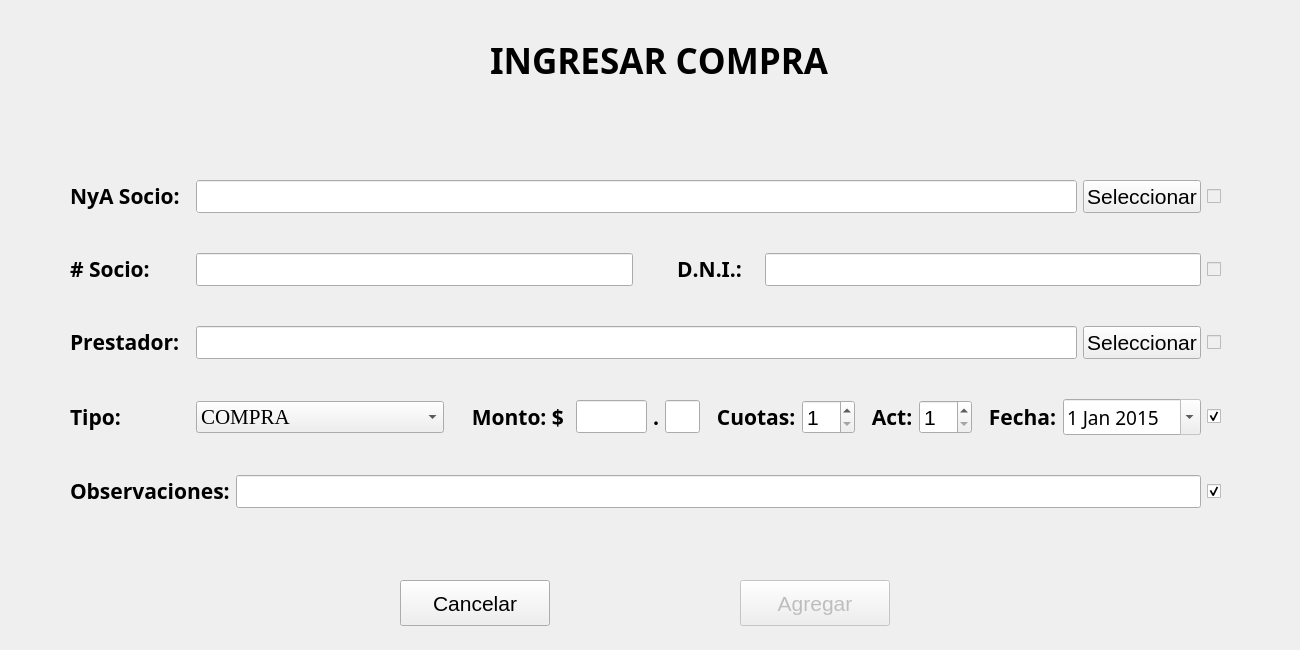
<?xml version="1.0" encoding="UTF-8"?>
<ui version="4.0">
 <class>CompraNuevo</class>
 <widget class="QDialog" name="CompraNuevo">
  <property name="enabled">
   <bool>true</bool>
  </property>
  <property name="geometry">
   <rect>
    <x>0</x>
    <y>0</y>
    <width>1300</width>
    <height>650</height>
   </rect>
  </property>
  <property name="font">
   <font>
    <family>MS Gothic</family>
    <kerning>false</kerning>
   </font>
  </property>
  <property name="windowTitle">
   <string notr="true">Nueva Compra</string>
  </property>
  <property name="windowIcon">
   <iconset resource="Icons.qrc">
    <normaloff>:/icon|s/icons/logoTruck.png</normaloff>:/icon|s/icons/logoTruck.png</iconset>
  </property>
  <property name="toolTip">
   <string notr="true"/>
  </property>
  <property name="statusTip">
   <string notr="true"/>
  </property>
  <property name="whatsThis">
   <string notr="true"/>
  </property>
  <property name="accessibleName">
   <string notr="true"/>
  </property>
  <property name="accessibleDescription">
   <string notr="true"/>
  </property>
  <property name="windowFilePath">
   <string notr="true"/>
  </property>
  <widget class="QLabel" name="labelTitulo">
   <property name="geometry">
    <rect>
     <x>490</x>
     <y>40</y>
     <width>471</width>
     <height>41</height>
    </rect>
   </property>
   <property name="font">
    <font>
     <family>Arial Black</family>
     <pointsize>26</pointsize>
     <weight>75</weight>
     <italic>false</italic>
     <bold>true</bold>
     <underline>false</underline>
     <strikeout>false</strikeout>
     <kerning>false</kerning>
    </font>
   </property>
   <property name="toolTip">
    <string notr="true"/>
   </property>
   <property name="statusTip">
    <string notr="true"/>
   </property>
   <property name="whatsThis">
    <string notr="true"/>
   </property>
   <property name="accessibleName">
    <string notr="true"/>
   </property>
   <property name="accessibleDescription">
    <string notr="true"/>
   </property>
   <property name="text">
    <string notr="true">INGRESAR COMPRA</string>
   </property>
   <property name="textInteractionFlags">
    <set>Qt::NoTextInteraction</set>
   </property>
  </widget>
  <widget class="QPushButton" name="pushButtonAgregar">
   <property name="enabled">
    <bool>false</bool>
   </property>
   <property name="geometry">
    <rect>
     <x>740</x>
     <y>580</y>
     <width>150</width>
     <height>46</height>
    </rect>
   </property>
   <property name="font">
    <font>
     <family>MS Shell Dlg 2</family>
     <pointsize>16</pointsize>
     <kerning>false</kerning>
    </font>
   </property>
   <property name="toolTip">
    <string notr="true"/>
   </property>
   <property name="statusTip">
    <string notr="true"/>
   </property>
   <property name="whatsThis">
    <string notr="true"/>
   </property>
   <property name="accessibleName">
    <string notr="true"/>
   </property>
   <property name="accessibleDescription">
    <string notr="true"/>
   </property>
   <property name="text">
    <string notr="true">Agregar</string>
   </property>
   <property name="shortcut">
    <string notr="true"/>
   </property>
   <property name="autoDefault">
    <bool>false</bool>
   </property>
  </widget>
  <widget class="QPushButton" name="pushButtonCancelar">
   <property name="geometry">
    <rect>
     <x>400</x>
     <y>580</y>
     <width>150</width>
     <height>46</height>
    </rect>
   </property>
   <property name="font">
    <font>
     <family>MS Shell Dlg 2</family>
     <pointsize>16</pointsize>
     <kerning>false</kerning>
    </font>
   </property>
   <property name="toolTip">
    <string notr="true"/>
   </property>
   <property name="statusTip">
    <string notr="true"/>
   </property>
   <property name="whatsThis">
    <string notr="true"/>
   </property>
   <property name="accessibleName">
    <string notr="true"/>
   </property>
   <property name="accessibleDescription">
    <string notr="true"/>
   </property>
   <property name="text">
    <string notr="true">Cancelar</string>
   </property>
   <property name="shortcut">
    <string notr="true"/>
   </property>
   <property name="autoDefault">
    <bool>false</bool>
   </property>
  </widget>
  <widget class="QLabel" name="labelComentario">
   <property name="geometry">
    <rect>
     <x>110</x>
     <y>543</y>
     <width>1181</width>
     <height>31</height>
    </rect>
   </property>
   <property name="font">
    <font>
     <pointsize>16</pointsize>
    </font>
   </property>
   <property name="layoutDirection">
    <enum>Qt::LeftToRight</enum>
   </property>
   <property name="text">
    <string/>
   </property>
   <property name="textFormat">
    <enum>Qt::RichText</enum>
   </property>
   <property name="alignment">
    <set>Qt::AlignCenter</set>
   </property>
   <property name="textInteractionFlags">
    <set>Qt::NoTextInteraction</set>
   </property>
  </widget>
  <widget class="QWidget" name="verticalLayoutWidget">
   <property name="geometry">
    <rect>
     <x>70</x>
     <y>140</y>
     <width>1151</width>
     <height>411</height>
    </rect>
   </property>
   <layout class="QVBoxLayout" name="verticalLayout">
    <property name="spacing">
     <number>10</number>
    </property>
    <property name="topMargin">
     <number>10</number>
    </property>
    <property name="bottomMargin">
     <number>10</number>
    </property>
    <item>
     <layout class="QHBoxLayout" name="horizontalLayout1" stretch="0,0,0,0">
      <property name="spacing">
       <number>6</number>
      </property>
      <item>
       <widget class="QLabel" name="label1">
        <property name="minimumSize">
         <size>
          <width>120</width>
          <height>0</height>
         </size>
        </property>
        <property name="font">
         <font>
          <weight>75</weight>
          <bold>true</bold>
          <kerning>false</kerning>
         </font>
        </property>
        <property name="mouseTracking">
         <bool>true</bool>
        </property>
        <property name="toolTip">
         <string notr="true"/>
        </property>
        <property name="statusTip">
         <string notr="true"/>
        </property>
        <property name="whatsThis">
         <string notr="true"/>
        </property>
        <property name="accessibleName">
         <string notr="true"/>
        </property>
        <property name="accessibleDescription">
         <string notr="true"/>
        </property>
        <property name="text">
         <string notr="true">&lt;!DOCTYPE HTML PUBLIC &quot;-//W3C//DTD HTML 4.0//EN&quot; &quot;http://www.w3.org/TR/REC-html40/strict.dtd&quot;&gt;
&lt;html&gt;&lt;head&gt;&lt;meta name=&quot;qrichtext&quot; content=&quot;1&quot; /&gt;&lt;style type=&quot;text/css&quot;&gt;
p, li { white-space: pre-wrap; }
&lt;/style&gt;&lt;/head&gt;&lt;body style=&quot; font-family:'MS Gothic'; font-size:8.25pt; font-weight:600; font-style:normal;&quot;&gt;
&lt;p style=&quot; margin-top:0px; margin-bottom:0px; margin-left:0px; margin-right:0px; -qt-block-indent:0; text-indent:0px;&quot;&gt;&lt;span style=&quot; font-family:'MS Shell Dlg 2'; font-size:16pt;&quot;&gt;NyA Socio:&lt;/span&gt;&lt;/p&gt;&lt;/body&gt;&lt;/html&gt;</string>
        </property>
        <property name="textInteractionFlags">
         <set>Qt::NoTextInteraction</set>
        </property>
       </widget>
      </item>
      <item>
       <widget class="QLineEdit" name="lineEditSocio">
        <property name="font">
         <font>
          <family>Arial</family>
          <pointsize>16</pointsize>
          <kerning>false</kerning>
         </font>
        </property>
        <property name="mouseTracking">
         <bool>true</bool>
        </property>
        <property name="focusPolicy">
         <enum>Qt::ClickFocus</enum>
        </property>
        <property name="acceptDrops">
         <bool>true</bool>
        </property>
        <property name="toolTip">
         <string notr="true"/>
        </property>
        <property name="statusTip">
         <string notr="true"/>
        </property>
        <property name="whatsThis">
         <string notr="true"/>
        </property>
        <property name="accessibleName">
         <string/>
        </property>
        <property name="accessibleDescription">
         <string/>
        </property>
        <property name="autoFillBackground">
         <bool>true</bool>
        </property>
        <property name="inputMethodHints">
         <set>Qt::ImhNone</set>
        </property>
        <property name="inputMask">
         <string/>
        </property>
        <property name="text">
         <string notr="true"/>
        </property>
        <property name="dragEnabled">
         <bool>true</bool>
        </property>
        <property name="readOnly">
         <bool>true</bool>
        </property>
        <property name="placeholderText">
         <string/>
        </property>
       </widget>
      </item>
      <item>
       <widget class="QPushButton" name="pushButtonSocio">
        <property name="enabled">
         <bool>true</bool>
        </property>
        <property name="font">
         <font>
          <family>MS Shell Dlg 2</family>
          <pointsize>16</pointsize>
          <kerning>false</kerning>
         </font>
        </property>
        <property name="toolTip">
         <string notr="true"/>
        </property>
        <property name="statusTip">
         <string notr="true"/>
        </property>
        <property name="whatsThis">
         <string notr="true"/>
        </property>
        <property name="accessibleName">
         <string notr="true"/>
        </property>
        <property name="accessibleDescription">
         <string notr="true"/>
        </property>
        <property name="text">
         <string notr="true">Seleccionar</string>
        </property>
        <property name="shortcut">
         <string notr="true"/>
        </property>
        <property name="autoDefault">
         <bool>false</bool>
        </property>
       </widget>
      </item>
      <item>
       <widget class="QCheckBox" name="checkBoxSocio">
        <property name="enabled">
         <bool>false</bool>
        </property>
        <property name="font">
         <font>
          <kerning>false</kerning>
         </font>
        </property>
        <property name="mouseTracking">
         <bool>false</bool>
        </property>
        <property name="toolTip">
         <string notr="true"/>
        </property>
        <property name="statusTip">
         <string notr="true"/>
        </property>
        <property name="whatsThis">
         <string notr="true"/>
        </property>
        <property name="accessibleName">
         <string notr="true"/>
        </property>
        <property name="accessibleDescription">
         <string notr="true"/>
        </property>
        <property name="text">
         <string/>
        </property>
        <property name="shortcut">
         <string notr="true"/>
        </property>
       </widget>
      </item>
     </layout>
    </item>
    <item>
     <layout class="QHBoxLayout" name="horizontalLayout4_2" stretch="0,0,0,0,0">
      <property name="spacing">
       <number>6</number>
      </property>
      <item>
       <widget class="QLabel" name="label4_2">
        <property name="minimumSize">
         <size>
          <width>120</width>
          <height>0</height>
         </size>
        </property>
        <property name="font">
         <font>
          <weight>75</weight>
          <bold>true</bold>
          <kerning>false</kerning>
         </font>
        </property>
        <property name="mouseTracking">
         <bool>true</bool>
        </property>
        <property name="toolTip">
         <string notr="true"/>
        </property>
        <property name="statusTip">
         <string notr="true"/>
        </property>
        <property name="whatsThis">
         <string notr="true"/>
        </property>
        <property name="accessibleName">
         <string notr="true"/>
        </property>
        <property name="accessibleDescription">
         <string notr="true"/>
        </property>
        <property name="text">
         <string notr="true">&lt;!DOCTYPE HTML PUBLIC &quot;-//W3C//DTD HTML 4.0//EN&quot; &quot;http://www.w3.org/TR/REC-html40/strict.dtd&quot;&gt;
&lt;html&gt;&lt;head&gt;&lt;meta name=&quot;qrichtext&quot; content=&quot;1&quot; /&gt;&lt;style type=&quot;text/css&quot;&gt;
p, li { white-space: pre-wrap; }
&lt;/style&gt;&lt;/head&gt;&lt;body style=&quot; font-family:'MS Shell Dlg 2'; font-size:8.25pt; font-weight:600; font-style:normal;&quot;&gt;
&lt;p style=&quot; margin-top:0px; margin-bottom:0px; margin-left:0px; margin-right:0px; -qt-block-indent:0; text-indent:0px;&quot;&gt;&lt;span style=&quot; font-size:16pt;&quot;&gt;# Socio:&lt;/span&gt;&lt;/p&gt;&lt;/body&gt;&lt;/html&gt;</string>
        </property>
        <property name="textInteractionFlags">
         <set>Qt::NoTextInteraction</set>
        </property>
       </widget>
      </item>
      <item>
       <widget class="QLineEdit" name="lineEditNumSocio">
        <property name="font">
         <font>
          <family>Arial</family>
          <pointsize>16</pointsize>
          <kerning>false</kerning>
         </font>
        </property>
        <property name="mouseTracking">
         <bool>false</bool>
        </property>
        <property name="focusPolicy">
         <enum>Qt::ClickFocus</enum>
        </property>
        <property name="acceptDrops">
         <bool>false</bool>
        </property>
        <property name="toolTip">
         <string notr="true"/>
        </property>
        <property name="statusTip">
         <string notr="true"/>
        </property>
        <property name="whatsThis">
         <string notr="true"/>
        </property>
        <property name="accessibleName">
         <string notr="true"/>
        </property>
        <property name="accessibleDescription">
         <string notr="true"/>
        </property>
        <property name="inputMethodHints">
         <set>Qt::ImhNone</set>
        </property>
        <property name="inputMask">
         <string notr="true"/>
        </property>
        <property name="text">
         <string notr="true"/>
        </property>
        <property name="readOnly">
         <bool>true</bool>
        </property>
        <property name="placeholderText">
         <string notr="true"/>
        </property>
       </widget>
      </item>
      <item>
       <widget class="QLabel" name="label4_6">
        <property name="minimumSize">
         <size>
          <width>120</width>
          <height>0</height>
         </size>
        </property>
        <property name="font">
         <font>
          <weight>75</weight>
          <bold>true</bold>
          <kerning>false</kerning>
         </font>
        </property>
        <property name="mouseTracking">
         <bool>true</bool>
        </property>
        <property name="toolTip">
         <string notr="true"/>
        </property>
        <property name="statusTip">
         <string notr="true"/>
        </property>
        <property name="whatsThis">
         <string notr="true"/>
        </property>
        <property name="accessibleName">
         <string notr="true"/>
        </property>
        <property name="accessibleDescription">
         <string notr="true"/>
        </property>
        <property name="text">
         <string notr="true">&lt;!DOCTYPE HTML PUBLIC &quot;-//W3C//DTD HTML 4.0//EN&quot; &quot;http://www.w3.org/TR/REC-html40/strict.dtd&quot;&gt;
&lt;html&gt;&lt;head&gt;&lt;meta name=&quot;qrichtext&quot; content=&quot;1&quot; /&gt;&lt;style type=&quot;text/css&quot;&gt;
p, li { white-space: pre-wrap; }
&lt;/style&gt;&lt;/head&gt;&lt;body style=&quot; font-family:'MS Gothic'; font-size:8.25pt; font-weight:600; font-style:normal;&quot;&gt;
&lt;p style=&quot; margin-top:0px; margin-bottom:0px; margin-left:0px; margin-right:0px; -qt-block-indent:0; text-indent:0px;&quot;&gt;&lt;span style=&quot; font-family:'MS Shell Dlg 2'; font-size:16pt;&quot;&gt;       D.N.I.:&lt;/span&gt;&lt;/p&gt;&lt;/body&gt;&lt;/html&gt;</string>
        </property>
        <property name="textInteractionFlags">
         <set>Qt::NoTextInteraction</set>
        </property>
       </widget>
      </item>
      <item>
       <widget class="QLineEdit" name="lineEditDni">
        <property name="font">
         <font>
          <family>Arial</family>
          <pointsize>16</pointsize>
          <kerning>false</kerning>
         </font>
        </property>
        <property name="mouseTracking">
         <bool>false</bool>
        </property>
        <property name="focusPolicy">
         <enum>Qt::ClickFocus</enum>
        </property>
        <property name="acceptDrops">
         <bool>false</bool>
        </property>
        <property name="toolTip">
         <string notr="true"/>
        </property>
        <property name="statusTip">
         <string notr="true"/>
        </property>
        <property name="whatsThis">
         <string notr="true"/>
        </property>
        <property name="accessibleName">
         <string notr="true"/>
        </property>
        <property name="accessibleDescription">
         <string notr="true"/>
        </property>
        <property name="inputMethodHints">
         <set>Qt::ImhNone</set>
        </property>
        <property name="inputMask">
         <string notr="true"/>
        </property>
        <property name="text">
         <string notr="true"/>
        </property>
        <property name="readOnly">
         <bool>true</bool>
        </property>
        <property name="placeholderText">
         <string notr="true"/>
        </property>
       </widget>
      </item>
      <item>
       <widget class="QCheckBox" name="checkBoxNumSocio">
        <property name="enabled">
         <bool>false</bool>
        </property>
        <property name="font">
         <font>
          <kerning>false</kerning>
         </font>
        </property>
        <property name="mouseTracking">
         <bool>false</bool>
        </property>
        <property name="toolTip">
         <string notr="true"/>
        </property>
        <property name="statusTip">
         <string notr="true"/>
        </property>
        <property name="whatsThis">
         <string notr="true"/>
        </property>
        <property name="accessibleName">
         <string notr="true"/>
        </property>
        <property name="accessibleDescription">
         <string notr="true"/>
        </property>
        <property name="text">
         <string/>
        </property>
        <property name="shortcut">
         <string notr="true"/>
        </property>
        <property name="checked">
         <bool>false</bool>
        </property>
       </widget>
      </item>
     </layout>
    </item>
    <item>
     <layout class="QHBoxLayout" name="horizontalLayout2" stretch="0,0,0,0">
      <property name="spacing">
       <number>6</number>
      </property>
      <item>
       <widget class="QLabel" name="label2">
        <property name="minimumSize">
         <size>
          <width>120</width>
          <height>0</height>
         </size>
        </property>
        <property name="font">
         <font>
          <weight>75</weight>
          <bold>true</bold>
          <kerning>false</kerning>
         </font>
        </property>
        <property name="mouseTracking">
         <bool>true</bool>
        </property>
        <property name="toolTip">
         <string notr="true"/>
        </property>
        <property name="statusTip">
         <string notr="true"/>
        </property>
        <property name="whatsThis">
         <string notr="true"/>
        </property>
        <property name="accessibleName">
         <string notr="true"/>
        </property>
        <property name="accessibleDescription">
         <string notr="true"/>
        </property>
        <property name="text">
         <string notr="true">&lt;!DOCTYPE HTML PUBLIC &quot;-//W3C//DTD HTML 4.0//EN&quot; &quot;http://www.w3.org/TR/REC-html40/strict.dtd&quot;&gt;
&lt;html&gt;&lt;head&gt;&lt;meta name=&quot;qrichtext&quot; content=&quot;1&quot; /&gt;&lt;style type=&quot;text/css&quot;&gt;
p, li { white-space: pre-wrap; }
&lt;/style&gt;&lt;/head&gt;&lt;body style=&quot; font-family:'MS Gothic'; font-size:8.25pt; font-weight:600; font-style:normal;&quot;&gt;
&lt;p style=&quot; margin-top:0px; margin-bottom:0px; margin-left:0px; margin-right:0px; -qt-block-indent:0; text-indent:0px;&quot;&gt;&lt;span style=&quot; font-family:'MS Shell Dlg 2'; font-size:16pt;&quot;&gt;Prestador:&lt;/span&gt;&lt;/p&gt;&lt;/body&gt;&lt;/html&gt;</string>
        </property>
        <property name="textInteractionFlags">
         <set>Qt::NoTextInteraction</set>
        </property>
       </widget>
      </item>
      <item>
       <widget class="QLineEdit" name="lineEditPrestador">
        <property name="font">
         <font>
          <family>Arial</family>
          <pointsize>16</pointsize>
          <kerning>false</kerning>
         </font>
        </property>
        <property name="mouseTracking">
         <bool>false</bool>
        </property>
        <property name="focusPolicy">
         <enum>Qt::ClickFocus</enum>
        </property>
        <property name="acceptDrops">
         <bool>false</bool>
        </property>
        <property name="toolTip">
         <string notr="true"/>
        </property>
        <property name="statusTip">
         <string notr="true"/>
        </property>
        <property name="whatsThis">
         <string notr="true"/>
        </property>
        <property name="accessibleName">
         <string notr="true"/>
        </property>
        <property name="accessibleDescription">
         <string notr="true"/>
        </property>
        <property name="inputMethodHints">
         <set>Qt::ImhNone</set>
        </property>
        <property name="inputMask">
         <string notr="true"/>
        </property>
        <property name="text">
         <string notr="true"/>
        </property>
        <property name="readOnly">
         <bool>true</bool>
        </property>
        <property name="placeholderText">
         <string notr="true"/>
        </property>
       </widget>
      </item>
      <item>
       <widget class="QPushButton" name="pushButtonPrestador">
        <property name="enabled">
         <bool>true</bool>
        </property>
        <property name="font">
         <font>
          <family>MS Shell Dlg 2</family>
          <pointsize>16</pointsize>
          <kerning>false</kerning>
         </font>
        </property>
        <property name="toolTip">
         <string notr="true"/>
        </property>
        <property name="statusTip">
         <string notr="true"/>
        </property>
        <property name="whatsThis">
         <string notr="true"/>
        </property>
        <property name="accessibleName">
         <string notr="true"/>
        </property>
        <property name="accessibleDescription">
         <string notr="true"/>
        </property>
        <property name="text">
         <string notr="true">Seleccionar</string>
        </property>
        <property name="shortcut">
         <string notr="true"/>
        </property>
        <property name="autoDefault">
         <bool>false</bool>
        </property>
       </widget>
      </item>
      <item>
       <widget class="QCheckBox" name="checkBoxPrestador">
        <property name="enabled">
         <bool>false</bool>
        </property>
        <property name="font">
         <font>
          <kerning>false</kerning>
         </font>
        </property>
        <property name="mouseTracking">
         <bool>false</bool>
        </property>
        <property name="toolTip">
         <string notr="true"/>
        </property>
        <property name="statusTip">
         <string notr="true"/>
        </property>
        <property name="whatsThis">
         <string notr="true"/>
        </property>
        <property name="accessibleName">
         <string notr="true"/>
        </property>
        <property name="accessibleDescription">
         <string notr="true"/>
        </property>
        <property name="text">
         <string/>
        </property>
        <property name="shortcut">
         <string notr="true"/>
        </property>
        <property name="checked">
         <bool>false</bool>
        </property>
       </widget>
      </item>
     </layout>
    </item>
    <item>
     <layout class="QHBoxLayout" name="horizontalLayout3" stretch="0,1,0,0,0,0,0,0,0,0,0,0,0">
      <property name="spacing">
       <number>6</number>
      </property>
      <item>
       <widget class="QLabel" name="label3">
        <property name="sizePolicy">
         <sizepolicy hsizetype="Fixed" vsizetype="Fixed">
          <horstretch>0</horstretch>
          <verstretch>0</verstretch>
         </sizepolicy>
        </property>
        <property name="minimumSize">
         <size>
          <width>120</width>
          <height>0</height>
         </size>
        </property>
        <property name="font">
         <font>
          <weight>75</weight>
          <bold>true</bold>
          <kerning>false</kerning>
         </font>
        </property>
        <property name="mouseTracking">
         <bool>true</bool>
        </property>
        <property name="toolTip">
         <string notr="true"/>
        </property>
        <property name="statusTip">
         <string notr="true"/>
        </property>
        <property name="whatsThis">
         <string notr="true"/>
        </property>
        <property name="accessibleName">
         <string notr="true"/>
        </property>
        <property name="accessibleDescription">
         <string notr="true"/>
        </property>
        <property name="text">
         <string notr="true">&lt;!DOCTYPE HTML PUBLIC &quot;-//W3C//DTD HTML 4.0//EN&quot; &quot;http://www.w3.org/TR/REC-html40/strict.dtd&quot;&gt;
&lt;html&gt;&lt;head&gt;&lt;meta name=&quot;qrichtext&quot; content=&quot;1&quot; /&gt;&lt;style type=&quot;text/css&quot;&gt;
p, li { white-space: pre-wrap; }
&lt;/style&gt;&lt;/head&gt;&lt;body style=&quot; font-family:'MS Gothic'; font-size:8.25pt; font-weight:600; font-style:normal;&quot;&gt;
&lt;p style=&quot; margin-top:0px; margin-bottom:0px; margin-left:0px; margin-right:0px; -qt-block-indent:0; text-indent:0px;&quot;&gt;&lt;span style=&quot; font-family:'MS Shell Dlg 2'; font-size:16pt;&quot;&gt;Tipo:&lt;/span&gt;&lt;/p&gt;&lt;/body&gt;&lt;/html&gt;</string>
        </property>
        <property name="textInteractionFlags">
         <set>Qt::NoTextInteraction</set>
        </property>
       </widget>
      </item>
      <item>
       <widget class="QComboBox" name="comboBox">
        <property name="font">
         <font>
          <family>Times New Roman</family>
          <pointsize>16</pointsize>
          <weight>50</weight>
          <bold>false</bold>
         </font>
        </property>
        <item>
         <property name="text">
          <string>COMPRA</string>
         </property>
        </item>
        <item>
         <property name="text">
          <string>PRESTAMO</string>
         </property>
        </item>
       </widget>
      </item>
      <item>
       <widget class="QLabel" name="label4_4">
        <property name="minimumSize">
         <size>
          <width>120</width>
          <height>0</height>
         </size>
        </property>
        <property name="font">
         <font>
          <weight>75</weight>
          <bold>true</bold>
          <kerning>false</kerning>
         </font>
        </property>
        <property name="mouseTracking">
         <bool>true</bool>
        </property>
        <property name="toolTip">
         <string notr="true"/>
        </property>
        <property name="statusTip">
         <string notr="true"/>
        </property>
        <property name="whatsThis">
         <string notr="true"/>
        </property>
        <property name="accessibleName">
         <string notr="true"/>
        </property>
        <property name="accessibleDescription">
         <string notr="true"/>
        </property>
        <property name="text">
         <string notr="true">&lt;!DOCTYPE HTML PUBLIC &quot;-//W3C//DTD HTML 4.0//EN&quot; &quot;http://www.w3.org/TR/REC-html40/strict.dtd&quot;&gt;
&lt;html&gt;&lt;head&gt;&lt;meta name=&quot;qrichtext&quot; content=&quot;1&quot; /&gt;&lt;style type=&quot;text/css&quot;&gt;
p, li { white-space: pre-wrap; }
&lt;/style&gt;&lt;/head&gt;&lt;body style=&quot; font-family:'MS Gothic'; font-size:8.25pt; font-weight:600; font-style:normal;&quot;&gt;
&lt;p style=&quot; margin-top:0px; margin-bottom:0px; margin-left:0px; margin-right:0px; -qt-block-indent:0; text-indent:0px;&quot;&gt;&lt;span style=&quot; font-family:'MS Shell Dlg 2'; font-size:16pt;&quot;&gt;    Monto: $&lt;/span&gt;&lt;/p&gt;&lt;/body&gt;&lt;/html&gt;</string>
        </property>
        <property name="textInteractionFlags">
         <set>Qt::NoTextInteraction</set>
        </property>
       </widget>
      </item>
      <item>
       <widget class="QLineEdit" name="lineEditMonto">
        <property name="maximumSize">
         <size>
          <width>71</width>
          <height>16777215</height>
         </size>
        </property>
        <property name="font">
         <font>
          <family>Arial</family>
          <pointsize>16</pointsize>
          <kerning>false</kerning>
         </font>
        </property>
        <property name="mouseTracking">
         <bool>false</bool>
        </property>
        <property name="focusPolicy">
         <enum>Qt::ClickFocus</enum>
        </property>
        <property name="acceptDrops">
         <bool>false</bool>
        </property>
        <property name="toolTip">
         <string notr="true"/>
        </property>
        <property name="statusTip">
         <string notr="true"/>
        </property>
        <property name="whatsThis">
         <string notr="true"/>
        </property>
        <property name="accessibleName">
         <string notr="true"/>
        </property>
        <property name="accessibleDescription">
         <string notr="true"/>
        </property>
        <property name="inputMethodHints">
         <set>Qt::ImhNone</set>
        </property>
        <property name="inputMask">
         <string notr="true"/>
        </property>
        <property name="text">
         <string notr="true"/>
        </property>
        <property name="alignment">
         <set>Qt::AlignRight|Qt::AlignTrailing|Qt::AlignVCenter</set>
        </property>
        <property name="placeholderText">
         <string notr="true"/>
        </property>
       </widget>
      </item>
      <item>
       <widget class="QLabel" name="label3_3">
        <property name="sizePolicy">
         <sizepolicy hsizetype="Fixed" vsizetype="Fixed">
          <horstretch>0</horstretch>
          <verstretch>0</verstretch>
         </sizepolicy>
        </property>
        <property name="minimumSize">
         <size>
          <width>0</width>
          <height>0</height>
         </size>
        </property>
        <property name="font">
         <font>
          <weight>75</weight>
          <bold>true</bold>
          <kerning>false</kerning>
         </font>
        </property>
        <property name="mouseTracking">
         <bool>true</bool>
        </property>
        <property name="toolTip">
         <string notr="true"/>
        </property>
        <property name="statusTip">
         <string notr="true"/>
        </property>
        <property name="whatsThis">
         <string notr="true"/>
        </property>
        <property name="accessibleName">
         <string notr="true"/>
        </property>
        <property name="accessibleDescription">
         <string notr="true"/>
        </property>
        <property name="text">
         <string notr="true">&lt;!DOCTYPE HTML PUBLIC &quot;-//W3C//DTD HTML 4.0//EN&quot; &quot;http://www.w3.org/TR/REC-html40/strict.dtd&quot;&gt;
&lt;html&gt;&lt;head&gt;&lt;meta name=&quot;qrichtext&quot; content=&quot;1&quot; /&gt;&lt;style type=&quot;text/css&quot;&gt;
p, li { white-space: pre-wrap; }
&lt;/style&gt;&lt;/head&gt;&lt;body style=&quot; font-family:'MS Gothic'; font-size:8.25pt; font-weight:600; font-style:normal;&quot;&gt;
&lt;p style=&quot; margin-top:0px; margin-bottom:0px; margin-left:0px; margin-right:0px; -qt-block-indent:0; text-indent:0px;&quot;&gt;&lt;span style=&quot; font-family:'MS Shell Dlg 2'; font-size:16pt;&quot;&gt;.&lt;/span&gt;&lt;/p&gt;&lt;/body&gt;&lt;/html&gt;</string>
        </property>
        <property name="textInteractionFlags">
         <set>Qt::NoTextInteraction</set>
        </property>
       </widget>
      </item>
      <item>
       <widget class="QLineEdit" name="lineEditMontoDec">
        <property name="maximumSize">
         <size>
          <width>35</width>
          <height>16777215</height>
         </size>
        </property>
        <property name="font">
         <font>
          <family>Arial</family>
          <pointsize>16</pointsize>
          <kerning>false</kerning>
         </font>
        </property>
        <property name="mouseTracking">
         <bool>false</bool>
        </property>
        <property name="focusPolicy">
         <enum>Qt::ClickFocus</enum>
        </property>
        <property name="acceptDrops">
         <bool>false</bool>
        </property>
        <property name="toolTip">
         <string notr="true"/>
        </property>
        <property name="statusTip">
         <string notr="true"/>
        </property>
        <property name="whatsThis">
         <string notr="true"/>
        </property>
        <property name="accessibleName">
         <string notr="true"/>
        </property>
        <property name="accessibleDescription">
         <string notr="true"/>
        </property>
        <property name="inputMethodHints">
         <set>Qt::ImhNone</set>
        </property>
        <property name="inputMask">
         <string notr="true"/>
        </property>
        <property name="text">
         <string notr="true"/>
        </property>
        <property name="placeholderText">
         <string notr="true"/>
        </property>
       </widget>
      </item>
      <item>
       <widget class="QLabel" name="label4_5">
        <property name="minimumSize">
         <size>
          <width>0</width>
          <height>0</height>
         </size>
        </property>
        <property name="font">
         <font>
          <weight>75</weight>
          <bold>true</bold>
          <kerning>false</kerning>
         </font>
        </property>
        <property name="mouseTracking">
         <bool>true</bool>
        </property>
        <property name="toolTip">
         <string notr="true"/>
        </property>
        <property name="statusTip">
         <string notr="true"/>
        </property>
        <property name="whatsThis">
         <string notr="true"/>
        </property>
        <property name="accessibleName">
         <string notr="true"/>
        </property>
        <property name="accessibleDescription">
         <string notr="true"/>
        </property>
        <property name="text">
         <string notr="true">&lt;!DOCTYPE HTML PUBLIC &quot;-//W3C//DTD HTML 4.0//EN&quot; &quot;http://www.w3.org/TR/REC-html40/strict.dtd&quot;&gt;
&lt;html&gt;&lt;head&gt;&lt;meta name=&quot;qrichtext&quot; content=&quot;1&quot; /&gt;&lt;style type=&quot;text/css&quot;&gt;
p, li { white-space: pre-wrap; }
&lt;/style&gt;&lt;/head&gt;&lt;body style=&quot; font-family:'MS Gothic'; font-size:8.25pt; font-weight:600; font-style:normal;&quot;&gt;
&lt;p style=&quot; margin-top:0px; margin-bottom:0px; margin-left:0px; margin-right:0px; -qt-block-indent:0; text-indent:0px;&quot;&gt;&lt;span style=&quot; font-family:'MS Shell Dlg 2'; font-size:16pt;&quot;&gt;  Cuotas:&lt;/span&gt;&lt;/p&gt;&lt;/body&gt;&lt;/html&gt;</string>
        </property>
        <property name="textInteractionFlags">
         <set>Qt::NoTextInteraction</set>
        </property>
       </widget>
      </item>
      <item>
       <widget class="QSpinBox" name="spinBox">
        <property name="font">
         <font>
          <family>Arial</family>
          <pointsize>16</pointsize>
          <kerning>false</kerning>
         </font>
        </property>
        <property name="minimum">
         <number>1</number>
        </property>
        <property name="maximum">
         <number>60</number>
        </property>
       </widget>
      </item>
      <item>
       <widget class="QLabel" name="label4_7">
        <property name="minimumSize">
         <size>
          <width>0</width>
          <height>0</height>
         </size>
        </property>
        <property name="font">
         <font>
          <weight>75</weight>
          <bold>true</bold>
          <kerning>false</kerning>
         </font>
        </property>
        <property name="mouseTracking">
         <bool>true</bool>
        </property>
        <property name="toolTip">
         <string notr="true"/>
        </property>
        <property name="statusTip">
         <string notr="true"/>
        </property>
        <property name="whatsThis">
         <string notr="true"/>
        </property>
        <property name="accessibleName">
         <string notr="true"/>
        </property>
        <property name="accessibleDescription">
         <string notr="true"/>
        </property>
        <property name="text">
         <string notr="true">&lt;!DOCTYPE HTML PUBLIC &quot;-//W3C//DTD HTML 4.0//EN&quot; &quot;http://www.w3.org/TR/REC-html40/strict.dtd&quot;&gt;
&lt;html&gt;&lt;head&gt;&lt;meta name=&quot;qrichtext&quot; content=&quot;1&quot; /&gt;&lt;style type=&quot;text/css&quot;&gt;
p, li { white-space: pre-wrap; }
&lt;/style&gt;&lt;/head&gt;&lt;body style=&quot; font-family:'MS Gothic'; font-size:8.25pt; font-weight:600; font-style:normal;&quot;&gt;
&lt;p style=&quot; margin-top:0px; margin-bottom:0px; margin-left:0px; margin-right:0px; -qt-block-indent:0; text-indent:0px;&quot;&gt;&lt;span style=&quot; font-family:'MS Shell Dlg 2'; font-size:16pt;&quot;&gt;  Act:&lt;/span&gt;&lt;/p&gt;&lt;/body&gt;&lt;/html&gt;</string>
        </property>
        <property name="textInteractionFlags">
         <set>Qt::NoTextInteraction</set>
        </property>
       </widget>
      </item>
      <item>
       <widget class="QSpinBox" name="spinBoxAct">
        <property name="font">
         <font>
          <family>Arial</family>
          <pointsize>16</pointsize>
          <kerning>false</kerning>
         </font>
        </property>
        <property name="minimum">
         <number>1</number>
        </property>
        <property name="maximum">
         <number>60</number>
        </property>
       </widget>
      </item>
      <item>
       <widget class="QLabel" name="label3_2">
        <property name="sizePolicy">
         <sizepolicy hsizetype="Fixed" vsizetype="Fixed">
          <horstretch>0</horstretch>
          <verstretch>0</verstretch>
         </sizepolicy>
        </property>
        <property name="minimumSize">
         <size>
          <width>0</width>
          <height>0</height>
         </size>
        </property>
        <property name="font">
         <font>
          <weight>75</weight>
          <bold>true</bold>
          <kerning>false</kerning>
         </font>
        </property>
        <property name="mouseTracking">
         <bool>true</bool>
        </property>
        <property name="toolTip">
         <string notr="true"/>
        </property>
        <property name="statusTip">
         <string notr="true"/>
        </property>
        <property name="whatsThis">
         <string notr="true"/>
        </property>
        <property name="accessibleName">
         <string notr="true"/>
        </property>
        <property name="accessibleDescription">
         <string notr="true"/>
        </property>
        <property name="text">
         <string notr="true">&lt;!DOCTYPE HTML PUBLIC &quot;-//W3C//DTD HTML 4.0//EN&quot; &quot;http://www.w3.org/TR/REC-html40/strict.dtd&quot;&gt;
&lt;html&gt;&lt;head&gt;&lt;meta name=&quot;qrichtext&quot; content=&quot;1&quot; /&gt;&lt;style type=&quot;text/css&quot;&gt;
p, li { white-space: pre-wrap; }
&lt;/style&gt;&lt;/head&gt;&lt;body style=&quot; font-family:'MS Gothic'; font-size:8.25pt; font-weight:600; font-style:normal;&quot;&gt;
&lt;p style=&quot; margin-top:0px; margin-bottom:0px; margin-left:0px; margin-right:0px; -qt-block-indent:0; text-indent:0px;&quot;&gt;&lt;span style=&quot; font-family:'MS Shell Dlg 2'; font-size:16pt;&quot;&gt;  Fecha:&lt;/span&gt;&lt;/p&gt;&lt;/body&gt;&lt;/html&gt;</string>
        </property>
        <property name="textInteractionFlags">
         <set>Qt::NoTextInteraction</set>
        </property>
       </widget>
      </item>
      <item>
       <widget class="QDateEdit" name="dateEdit">
        <property name="font">
         <font>
          <pointsize>14</pointsize>
         </font>
        </property>
        <property name="readOnly">
         <bool>true</bool>
        </property>
        <property name="date">
         <date>
          <year>2015</year>
          <month>1</month>
          <day>1</day>
         </date>
        </property>
        <property name="calendarPopup">
         <bool>true</bool>
        </property>
       </widget>
      </item>
      <item>
       <widget class="QCheckBox" name="checkBoxTipo">
        <property name="enabled">
         <bool>true</bool>
        </property>
        <property name="font">
         <font>
          <kerning>false</kerning>
         </font>
        </property>
        <property name="mouseTracking">
         <bool>false</bool>
        </property>
        <property name="toolTip">
         <string notr="true"/>
        </property>
        <property name="statusTip">
         <string notr="true"/>
        </property>
        <property name="whatsThis">
         <string notr="true"/>
        </property>
        <property name="accessibleName">
         <string notr="true"/>
        </property>
        <property name="accessibleDescription">
         <string notr="true"/>
        </property>
        <property name="text">
         <string/>
        </property>
        <property name="shortcut">
         <string notr="true"/>
        </property>
        <property name="checked">
         <bool>true</bool>
        </property>
       </widget>
      </item>
     </layout>
    </item>
    <item>
     <layout class="QHBoxLayout" name="horizontalLayout4" stretch="0,0,0">
      <property name="spacing">
       <number>6</number>
      </property>
      <item>
       <widget class="QLabel" name="label4">
        <property name="minimumSize">
         <size>
          <width>120</width>
          <height>0</height>
         </size>
        </property>
        <property name="font">
         <font>
          <weight>75</weight>
          <bold>true</bold>
          <kerning>false</kerning>
         </font>
        </property>
        <property name="mouseTracking">
         <bool>true</bool>
        </property>
        <property name="toolTip">
         <string notr="true"/>
        </property>
        <property name="statusTip">
         <string notr="true"/>
        </property>
        <property name="whatsThis">
         <string notr="true"/>
        </property>
        <property name="accessibleName">
         <string notr="true"/>
        </property>
        <property name="accessibleDescription">
         <string notr="true"/>
        </property>
        <property name="text">
         <string notr="true">&lt;!DOCTYPE HTML PUBLIC &quot;-//W3C//DTD HTML 4.0//EN&quot; &quot;http://www.w3.org/TR/REC-html40/strict.dtd&quot;&gt;
&lt;html&gt;&lt;head&gt;&lt;meta name=&quot;qrichtext&quot; content=&quot;1&quot; /&gt;&lt;style type=&quot;text/css&quot;&gt;
p, li { white-space: pre-wrap; }
&lt;/style&gt;&lt;/head&gt;&lt;body style=&quot; font-family:'MS Gothic'; font-size:8.25pt; font-weight:600; font-style:normal;&quot;&gt;
&lt;p style=&quot; margin-top:0px; margin-bottom:0px; margin-left:0px; margin-right:0px; -qt-block-indent:0; text-indent:0px;&quot;&gt;&lt;span style=&quot; font-family:'MS Shell Dlg 2'; font-size:16pt;&quot;&gt;Observaciones:&lt;/span&gt;&lt;/p&gt;&lt;/body&gt;&lt;/html&gt;</string>
        </property>
        <property name="textInteractionFlags">
         <set>Qt::NoTextInteraction</set>
        </property>
       </widget>
      </item>
      <item>
       <widget class="QLineEdit" name="lineEditObservaciones">
        <property name="font">
         <font>
          <family>Arial</family>
          <pointsize>16</pointsize>
          <kerning>false</kerning>
         </font>
        </property>
        <property name="mouseTracking">
         <bool>false</bool>
        </property>
        <property name="focusPolicy">
         <enum>Qt::ClickFocus</enum>
        </property>
        <property name="acceptDrops">
         <bool>false</bool>
        </property>
        <property name="toolTip">
         <string notr="true"/>
        </property>
        <property name="statusTip">
         <string notr="true"/>
        </property>
        <property name="whatsThis">
         <string notr="true"/>
        </property>
        <property name="accessibleName">
         <string notr="true"/>
        </property>
        <property name="accessibleDescription">
         <string notr="true"/>
        </property>
        <property name="inputMethodHints">
         <set>Qt::ImhNone</set>
        </property>
        <property name="inputMask">
         <string notr="true"/>
        </property>
        <property name="text">
         <string notr="true"/>
        </property>
        <property name="placeholderText">
         <string notr="true"/>
        </property>
       </widget>
      </item>
      <item>
       <widget class="QCheckBox" name="checkBoxObservaciones">
        <property name="font">
         <font>
          <kerning>false</kerning>
         </font>
        </property>
        <property name="mouseTracking">
         <bool>false</bool>
        </property>
        <property name="toolTip">
         <string notr="true"/>
        </property>
        <property name="statusTip">
         <string notr="true"/>
        </property>
        <property name="whatsThis">
         <string notr="true"/>
        </property>
        <property name="accessibleName">
         <string notr="true"/>
        </property>
        <property name="accessibleDescription">
         <string notr="true"/>
        </property>
        <property name="text">
         <string/>
        </property>
        <property name="shortcut">
         <string notr="true"/>
        </property>
        <property name="checked">
         <bool>true</bool>
        </property>
       </widget>
      </item>
     </layout>
    </item>
   </layout>
  </widget>
 </widget>
 <resources>
  <include location="Icons.qrc"/>
 </resources>
 <connections/>
</ui>
